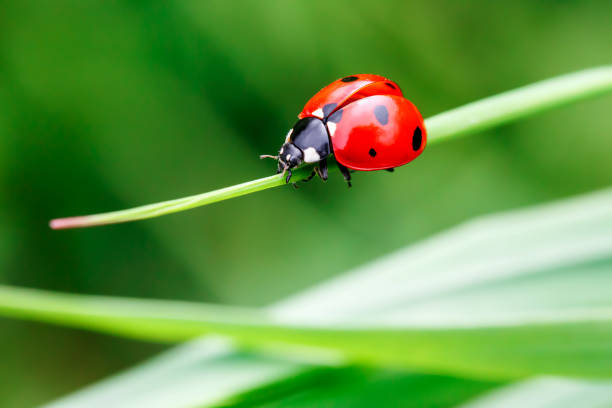
#> input picture Images/bug.jpg, 612 x 408 px, found by its file name
$ python Threshold_img.py
#> lines starting #> are read from the running program, lines starting #| are printed output that depends on the picture; after the words box and inside, x2 and y2 are one past the last pixel; in counts of white or black regions, pixels touching at a corner belong together
#  Threshold means to create a Sketch of an image
# Note :- To Create a Sketch of a Img Firstt we have to Convert Img into GrayScale
#  The Higher the threshold value the complete sketch will be given

import cv2

img = cv2.imread('C:\\Tahir\\TP\\Learning\\AI\\Images\\bug.jpg')
#> img is the input picture: shape (408, 612, 3); mean B, G, R 68.9, 149.3, 98

grayImg = cv2.cvtColor(img, cv2.COLOR_BGR2GRAY)
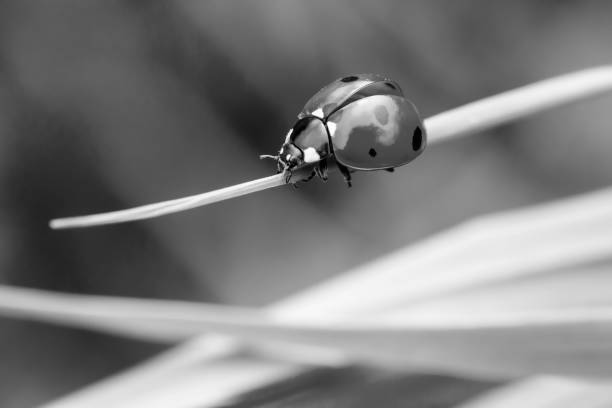
#> grayImg: shape (408, 612); min 0, max 255, mean 124.8

# dst = cv2.threshold(src, thresholdVal, maxThresholdVal, binaryType)[1]
thresholdImg = cv2.threshold(grayImg, 180, 255, cv2.THRESH_BINARY)[1]
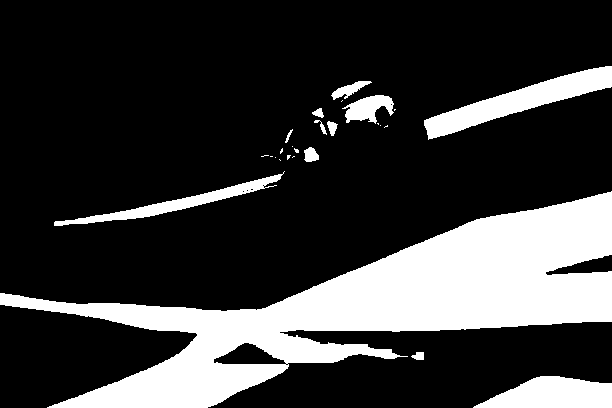
#> thresholdImg: shape (408, 612); 22.7% white; 26 white regions (14 under 20 px), largest, box (x1, y1, x2, y2) and area: (0, 191, 612, 408) 45373, (424, 66, 612, 140) 4240, (473, 376, 612, 408) 3193

cv2.imshow("Original", img)
cv2.imshow("Threshold", thresholdImg)

cv2.waitKey(0)
cv2.destroyAllWindows()
